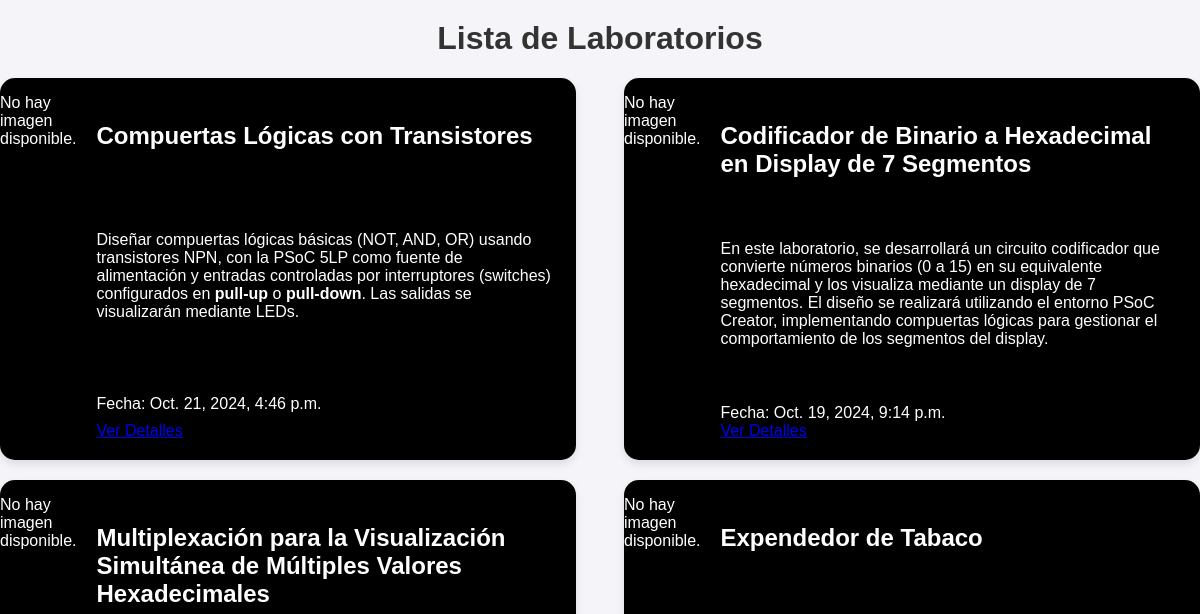
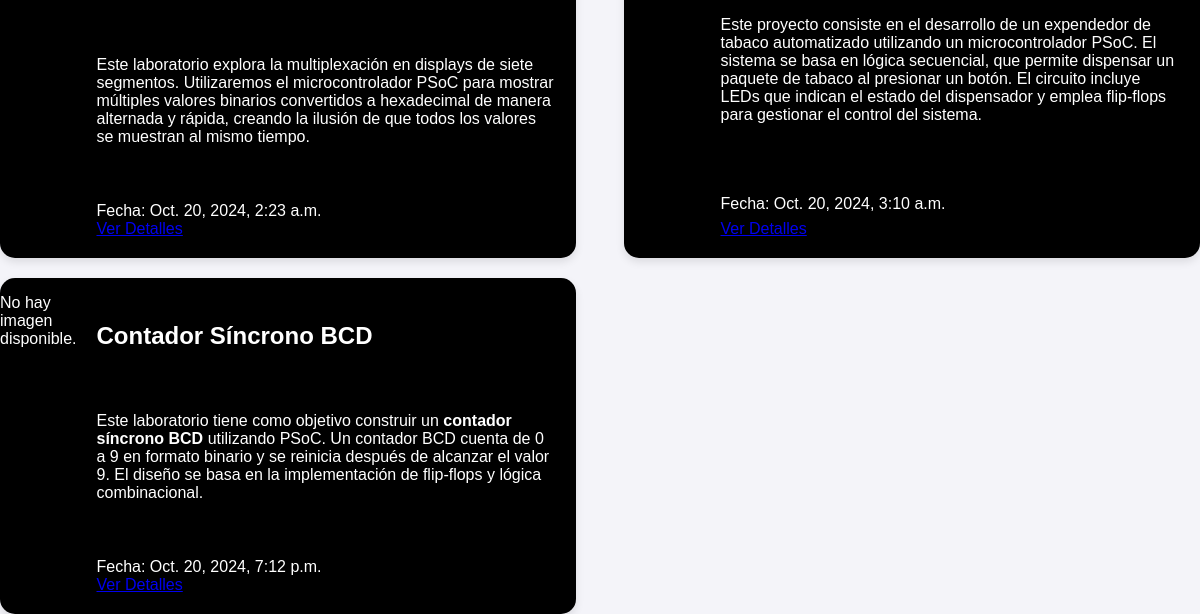
The page /laboratorios/ on the database as committed earlier (2 pictures, top to bottom).
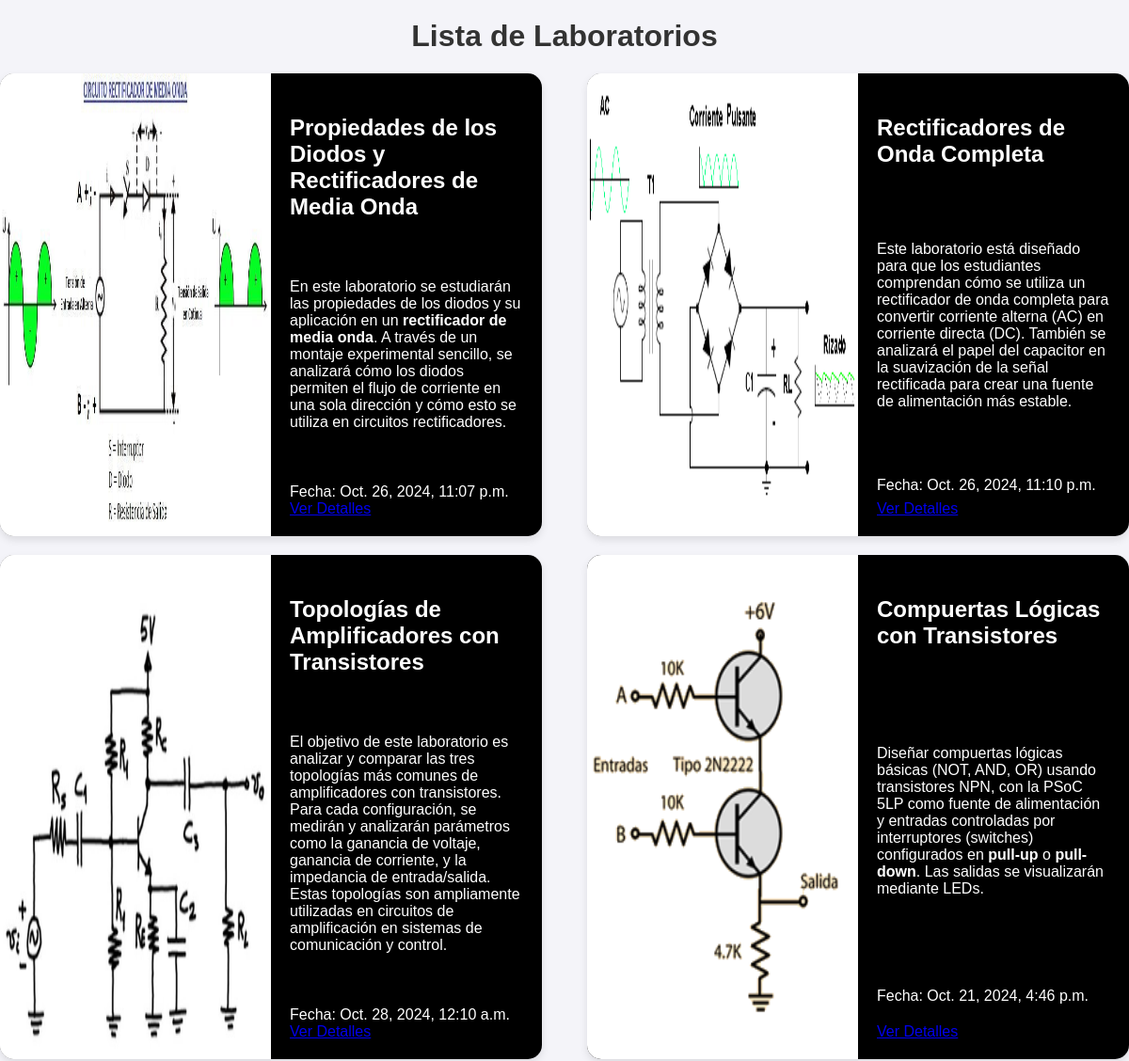
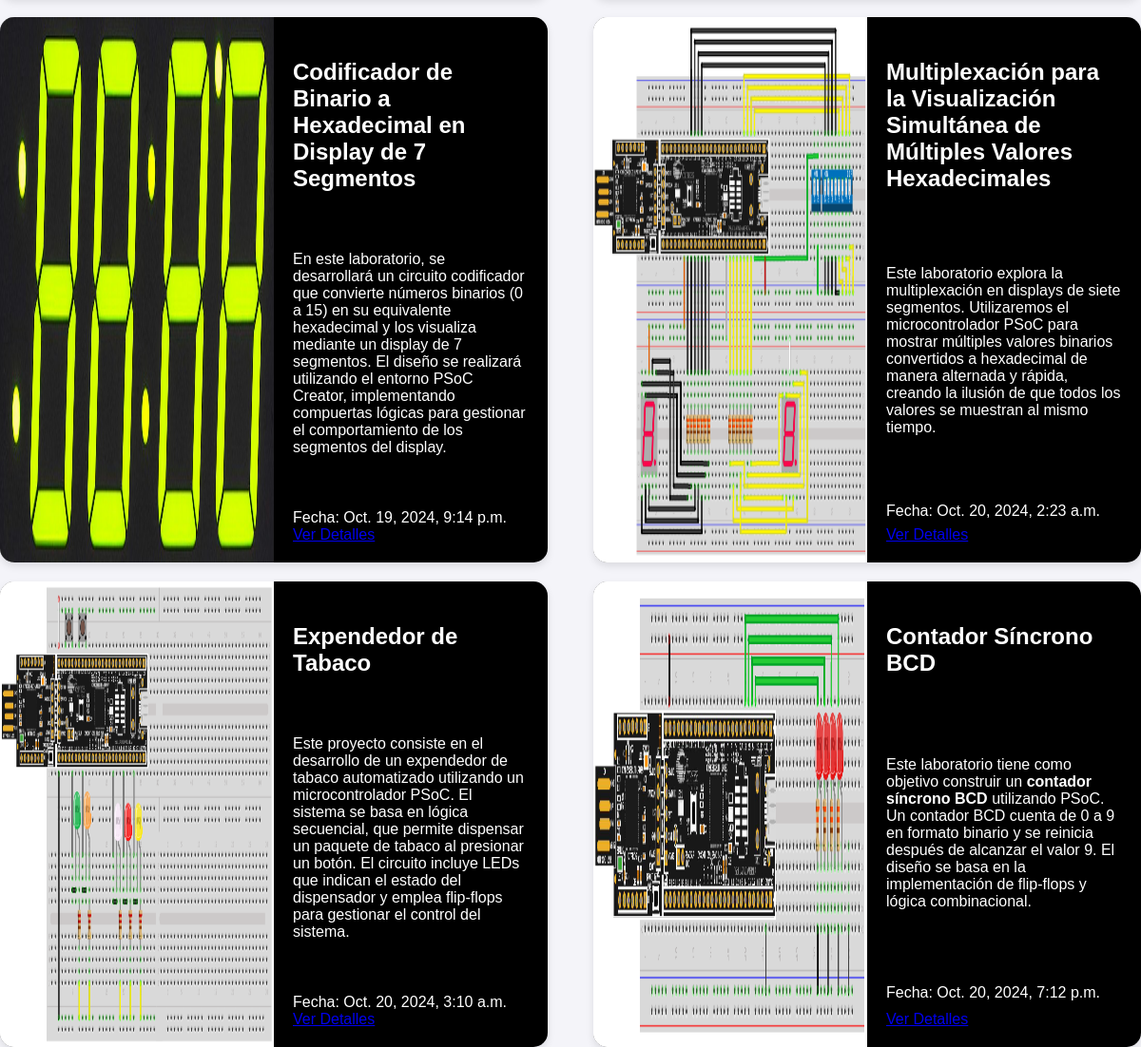
The same page on the database as committed later (2 pictures, top to bottom).
### laboratorios/models.py (models this page shows, shortened)
class Laboratorio(models.Model):
    titulo = models.CharField(max_length=200)  # Título del laboratorio
    descripcion = models.TextField(default='')            # Descripción detallada del laboratorio
    fecha = models.DateTimeField(default=timezone.now)                  # Fecha de realización
    objetivo = models.TextField(default='')                # Objetivo del laboratorio
    materiales = models.TextField(default='')              # Materiales necesarios
    procedimiento = models.TextField(default='')           # Pasos a seguir en el laboratorio
    resultados = models.TextField(null=True, blank=True)  # Resultados esperados
    observaciones = models.TextField(null=True, blank=True)  # Observaciones finales
    imagen = models.ImageField(upload_to='imagenes/laboratorios/', null=True, blank=True)

### laboratorios/views.py (the view)
# urls.py: path('', lista_laboratorios, name='lista_laboratorios'),
def lista_laboratorios(request):
    laboratorios = Laboratorio.objects.filter(id__in=id_order).order_by(
    Case(*[When(id=id, then=pos) for pos, id in enumerate(id_order)]))
    return render(request, 'laboratorios/lista.html', {'laboratorios': laboratorios})

### laboratorios/templates/laboratorios/lista.html (shortened to what this page needs)
<!DOCTYPE html>
<html>
<head>
    {% load static %}
    <link rel="stylesheet" href="{% static 'laboratorios/css/styles.css' %}">
</head>
<body>
    <h1>Lista de Laboratorios</h1>
    <div class="container">
        {% for laboratorio in laboratorios %}
        <div class="card">
            {% if laboratorio.imagen %}
                <img src="{{ laboratorio.imagen.url }}" alt="Imagen del laboratorio">
            {% else %}
                <p>No hay imagen disponible.</p>
            {% endif %}
            <div class="info">
                <h3>{{ laboratorio.titulo|safe }}</h3>
                <p>{{ laboratorio.descripcion|safe }}</p>
                <span>Fecha: {{ laboratorio.fecha }}</span>
                <a href="{% url 'laboratorio_detail' laboratorio.id %}">Ver Detalles</a>
            </div>
        </div>
        {% endfor %}
</body>
</html>

### laboratorios/static/laboratorios/css/styles.css (style rules this page uses)
body { font-family: Arial, sans-serif; background-color: #f4f4f9; margin: 0; padding: 0; }
h1 { text-align: center; margin-top: 20px; color: #333; }
.container { display: flex; justify-content: space-between; flex-wrap: wrap; gap: 20px; }
.card { display: flex; flex-direction: row; background-color: #000; color: #fff; border-radius: 15px; overflow: hidden; width: 48%; box-shadow: 0 4px 8px rgba(0, 0, 0, 0.1); }
.card img { background-color: white; width: 50%; height: 100%; }
.info { padding: 20px; display: flex; flex-direction: column; justify-content: space-between; }
.info h3 { font-size: 1.5rem; margin-bottom: 10px; }
.info p { font-size: 1rem; margin-bottom: 20px; }

Rows that differ between the two databases and show on the page:
added Laboratorio: imagen (picture), titulo "Propiedades de los Diodos y Rectificadores de Media Onda", descripcion "En este laboratorio se estudiarán las propiedades de los diodos y su aplicación en un rectificador de media onda . A través de un montaje experimental sencillo, se analizará cómo los diodos permiten el flujo de corriente en una sola dirección y cómo esto se utiliza en circuitos rectificadores.", fecha "Oct. 26, 2024, 11:07 p.m."
added Laboratorio: imagen (picture), titulo "Rectificadores de Onda Completa", descripcion "Este laboratorio está diseñado para que los estudiantes comprendan cómo se utiliza un rectificador de onda completa para convertir corriente alterna (AC) en corriente directa (DC). También se analizará el papel del capacitor en la suavización de la señal rectificada para crear una fuente de alimentación más estable.", fecha "Oct. 26, 2024, 11:10 p.m."
added Laboratorio: imagen (picture), titulo "Topologías de Amplificadores con Transistores", descripcion "El objetivo de este laboratorio es analizar y comparar las tres topologías más comunes de amplificadores con transistores. Para cada configuración, se medirán y analizarán parámetros como la ganancia de voltaje, ganancia de corriente, y la impedancia de entrada/salida. Estas topologías son ampliamente utilizadas en circuitos de amplificación en sistemas de comunicación y control.", fecha "Oct. 28, 2024, 12:10 a.m."
changed Laboratorio "Compuertas Lógicas con Transistores": imagen: picture added; no longer shows "No hay imagen disponible."
changed Laboratorio "Codificador de Binario a Hexadecimal en Display de 7 Segmentos": imagen: picture added; no longer shows "No hay imagen disponible."
changed Laboratorio "Oct. 20, 2024, 2:23 a.m.": imagen: picture added; no longer shows "No hay imagen disponible."
changed Laboratorio "Expendedor de Tabaco": imagen: picture added; no longer shows "No hay imagen disponible."
changed Laboratorio "Contador Síncrono BCD": imagen: picture added; no longer shows "No hay imagen disponible."
